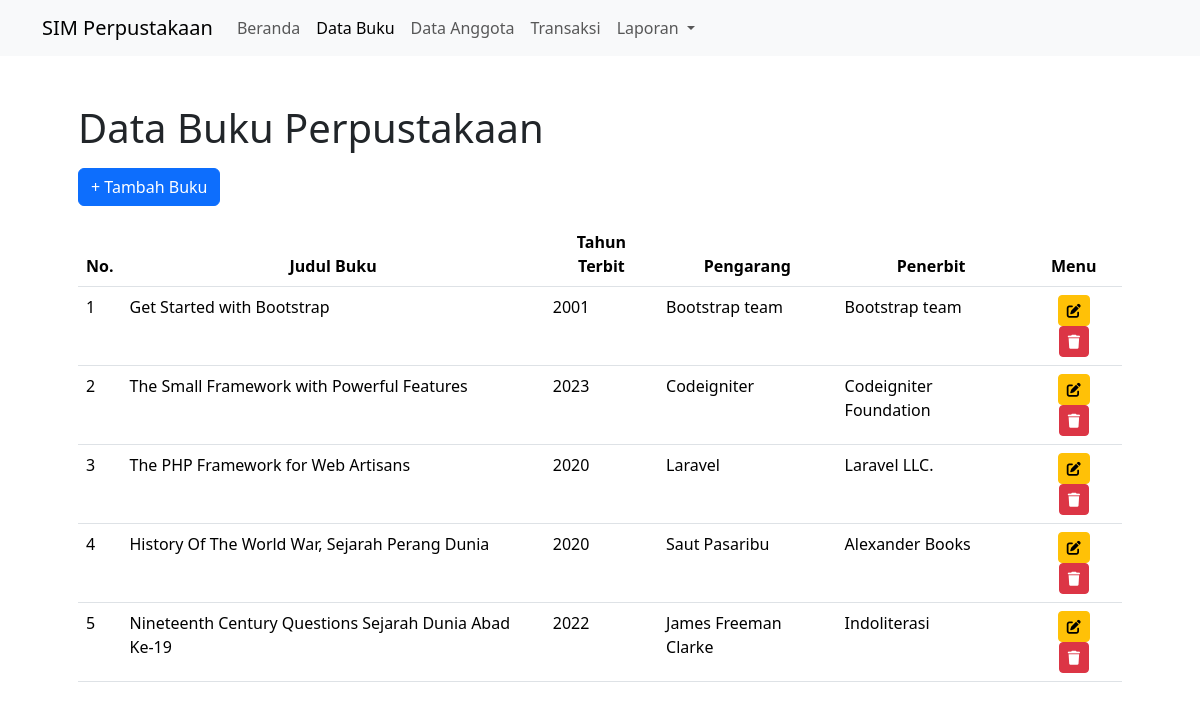
/views/data-buku.php, run on the app's committed database.
### tables this page shows
CREATE TABLE IF NOT EXISTS `tb_buku` (
  `id` int NOT NULL AUTO_INCREMENT,
  `judul_buku` varchar(100) NOT NULL DEFAULT '0',
  `tahun` year NOT NULL DEFAULT '2000',
  `pengarang` varchar(50) NOT NULL DEFAULT '0',
  `penerbit` varchar(50) NOT NULL DEFAULT '0',
  PRIMARY KEY (`id`)
);

### views/data-buku.php (the view, shortened to what this page needs)
<?php
  require_once('../backend/connect.php');
  include '../layouts/header.php';
  include '../layouts/navbar.php';
?>
<div class="container my-5 px-5">
  <h1>Data Buku Perpustakaan</h1>
  <div class="my-3">
    <button type="button" class="btn btn-primary" data-bs-toggle="modal" data-bs-target="#tambahDataBuku">
      + Tambah Buku
    </button>
  </div>
  <div class="table-responsive">
    <table class="table table-hover">
      <thead>
        <tr class="text-center">
          <th>No.</th>
          <th>Judul Buku</th>
          <th>Tahun Terbit</th>
          <th>Pengarang</th>
          <th>Penerbit</th>
          <th>Menu</th>
        </tr>
      </thead>
      <tbody>
        <?php
        $sql = "SELECT * FROM tb_buku";
        $buku = mysqli_query($conn, $sql);
        $no = 1;
        foreach ($buku as $b) {
        ?>
        <tr>
          <td><?= $no ?></td>
          <td><?= $b['judul_buku'] ?></td>
          <td><?= $b['tahun'] ?></td>
          <td><?= $b['pengarang'] ?></td>
          <td><?= $b['penerbit'] ?></td>
          <td class="text-center">
            <a href="../views/edit-buku.php?id=<?= $b['id'] ?>" class="btn btn-sm btn-warning mx-1" title="Edit Data">
              <i class="fa-solid fa-pen-to-square"></i>
            </a>
            <a href="#" class="btn btn-sm btn-danger mx-1" title="Hapus Data">
              <i class="fa-solid fa-trash"></i>
            </a>
          </td>
        </tr>
        <?php $no++; } ?>
      </tbody>
    </table>
  </div>
  <div class="toast-container position-fixed top-0 end-0 p-3">
  </div>
  <div class="toast-container position-fixed top-0 end-0 p-3">
  </div>
  <div class="toast-container position-fixed top-0 end-0 p-3">
  </div>
  <div class="toast-container position-fixed top-0 end-0 p-3">
  </div>
  <div class="toast-container position-fixed top-0 end-0 p-3">
  </div>
  <div class="toast-container position-fixed top-0 end-0 p-3">
  </div>
</div>
<?php include '../layouts/footer.php' ?>

### data on the page
tb_buku: judul_buku "Get Started with Bootstrap", tahun "2001", pengarang "Bootstrap team", penerbit "Bootstrap team"
tb_buku: judul_buku "The Small Framework with Powerful Features", tahun "2023", pengarang "Codeigniter", penerbit "Codeigniter Foundation"
tb_buku: judul_buku "The PHP Framework for Web Artisans", tahun "2020", pengarang "Laravel", penerbit "Laravel LLC."
tb_buku: judul_buku "History Of The World War, Sejarah Perang Dunia", tahun "2020", pengarang "Saut Pasaribu", penerbit "Alexander Books"
tb_buku: judul_buku "Nineteenth Century Questions Sejarah Dunia Abad Ke-19", tahun "2022", pengarang "James Freeman Clarke", penerbit "Indoliterasi"
